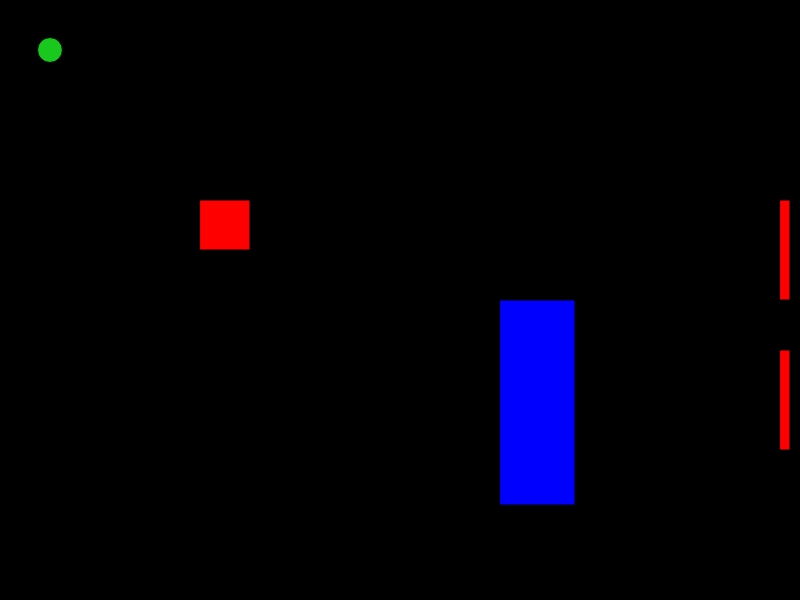
Frame 1 (no input)
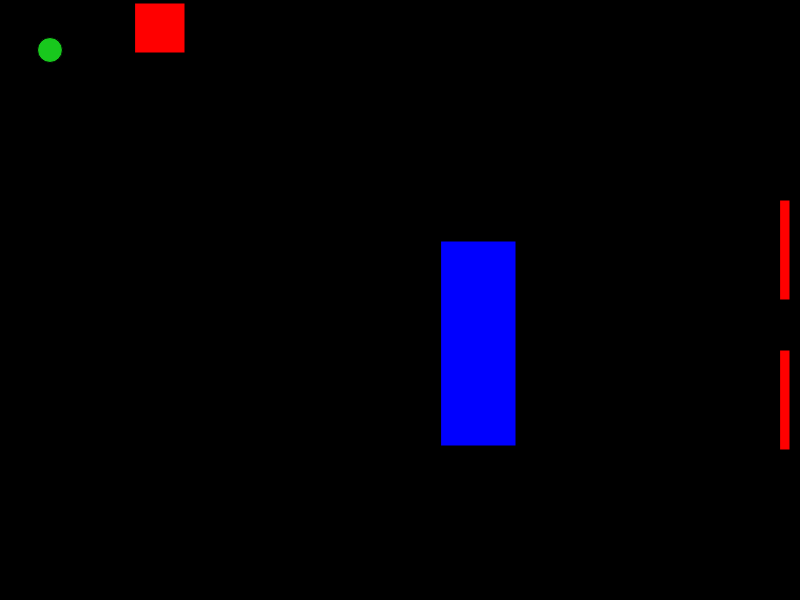
Frame 60 (no input)
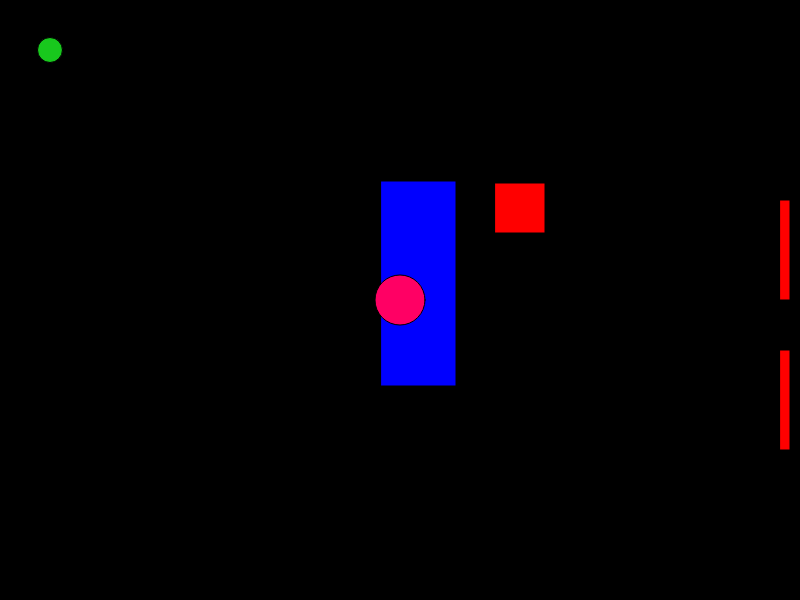
Frame 120 (the mouse pressed at the canvas centre since frame 60)

The p5.js sketch that drew these frames (run headless with seeded random() and noise() and a simulated clock; from frame 60 on, the mouse is pressed at the canvas centre):

// p5.js sketch
// ── sketch.js
var x = 50;
var y = 50;
var diameter = 25;

var mouseClicked = false;
var mousex = 0;
var mousey = 0;

//Square obstacle variables
var squareX = 200;
var squareY = 200;
var squareSize = 50;
var squareXMovement = (Math.floor(Math.random() * 7) + 1);
var squareYMovement = (Math.floor(Math.random() * 7) + 1);

//Rectangle obstacle variables
var rectX = 500;
var rectY = 300;
var rectXMovement = (Math.floor(Math.random() * 7) + 1);
var rectYMovement = (Math.floor(Math.random() * 7) + 1);

function setup() 
{
    createCanvas(800, 600);
}

function draw() 
{
    background(0);
    fill(24, 200, 29);
    circle(x, y, diameter);
    console.log('circleX: ' + x + ' circleY: ' + y);

    //create a small exit gate with two small rectangles on the right side of the screen
    fill(255, 0, 0);
    rect(780, 200, 10, 100);
    rect(780, 350, 10, 100);

    //If the green circle moves through the gate, write a text message on the screen
    if (x >= 790 && y >= 330) 
    {
        fill(255, 255, 0);
        textSize(32);
        text("Congrats, you made it!", 300, 100);
    }

    //Create obstacles of different sizes and colors
    fill(255, 0, 0);
    rect(squareX, squareY, squareSize, squareSize);
    squareX += squareXMovement;
    squareY += squareYMovement;
    //If the square moves off the right side of the screen, have it come out the left side of the screen
    if (squareX > width) 
    {
        squareX = 0; // Reverse direction on x-axis
        squareY = Math.floor(Math.random() * height); // Randomize y position
        //randomize direction of square movement coming off the opposite side
        squareXMovement = (Math.floor(Math.random() * 7) + 1); // Randomize x movement
        squareYMovement = (Math.floor(Math.random() * 7) + 1); // Randomize y movement
    }
    else if(squareX < 0) 
    {
        squareX = width; // Reverse direction on x-axis
        squareY = Math.floor(Math.random() * height); // Randomize y position
        squareXMovement = (Math.floor(Math.random() * 7) + 1); // Randomize x movement
        squareYMovement = (Math.floor(Math.random() * 7) + 1); // Randomize y movement
    }
    //If the square moves off the bottom side of the screen, have it come out the top side of the screen
    if (squareY > height) 
    {
        squareY = 0; // Reverse direction on y-axis
        squareX = Math.floor(Math.random() * width); // Randomize x position
        squareXMovement = (Math.floor(Math.random() * 7) + 1); // Randomize x movement
        squareYMovement = (Math.floor(Math.random() * 7) + 1); // Randomize y movement
    }
    else if(squareY < 0) 
    {
        squareY = height; // Reverse direction on y-axis
        squareX = Math.floor(Math.random() * width); // Randomize x position
        squareXMovement = (Math.floor(Math.random() * 7) + 1); // Randomize x movement
        squareYMovement = (Math.floor(Math.random() * 7) + 1); // Randomize y movement
    }

    fill(0, 0, 255);
    rect(rectX, rectY, 75, 205);
    rectX -= rectXMovement;
    rectY -= rectYMovement;

    //If the square moves off the right side of the screen, have it come out the left side of the screen
    if (rectX > width) 
    {
        rectX = 0; // Reverse direction on x-axis
        rectY = Math.floor(Math.random() * height); // Randomize y position
        //randomize direction of square movement coming off the opposite side
        rectXMovement = (Math.floor(Math.random() * 7) + 1); // Randomize x movement
        rectYMovement = (Math.floor(Math.random() * 7) + 1); // Randomize y movement
    }
    else if(rectX < 0) 
    {
        rectX = width; // Reverse direction on x-axis
        rectY = Math.floor(Math.random() * height); // Randomize y position
        rectXMovement = (Math.floor(Math.random() * 7) + 1); // Randomize x movement
        rectYMovement = (Math.floor(Math.random() * 7) + 1); // Randomize y movement
    }
    //If the square moves off the bottom side of the screen, have it come out the top side of the screen
    if (rectY > height) 
    {
        rectY = 0; // Reverse direction on y-axis
        rectX = Math.floor(Math.random() * width); // Randomize x position
        rectXMovement = (Math.floor(Math.random() * 7) + 1); // Randomize x movement
        rectYMovement = (Math.floor(Math.random() * 7) + 1); // Randomize y movement
    }
    else if(rectY < 0) 
    {
        rectY = height; // Reverse direction on y-axis
        rectX = Math.floor(Math.random() * width); // Randomize x position
        rectXMovement = (Math.floor(Math.random() * 7) + 1); // Randomize x movement
        rectYMovement = (Math.floor(Math.random() * 7) + 1); // Randomize y movement
    }

    //I want to draw a circle at the mouse position when the mouse is clicked
    if (!mouseClicked) 
    {
        fill(0);
        circle(mousex, mousey, diameter);
    }
    else
    {
        fill(255, 0, 100);
        circle(mousex, mousey, diameter * 2);
        //If the mouse is clicked, draw a circle at the mouse position
    }
    
}


function mousePressed() 
{  
    if(!mouseClicked) 
    {
        mouseClicked = true;
        mousex = mouseX;
        mousey = mouseY;
    }

}

function keyPressed() 
{
    if (key == 'd') 
    {
    x += 20;
    } 
    else if (key == 'a') 
    {
    x -= 20;
    }
    else if( key == 's') 
    {
    y += 20;
    }
    else if (key == 'w') 
    {
    y -= 20;
    }
}
